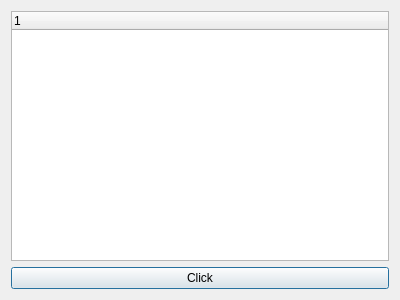
<?xml version="1.0" encoding="UTF-8"?>
<ui version="4.0">
 <class>Dialog</class>
 <widget class="QDialog" name="Dialog">
  <property name="geometry">
   <rect>
    <x>0</x>
    <y>0</y>
    <width>400</width>
    <height>300</height>
   </rect>
  </property>
  <property name="windowTitle">
   <string>Dialog</string>
  </property>
  <layout class="QVBoxLayout" name="verticalLayout">
   <item>
    <widget class="QTreeWidget" name="treeWidget">
     <column>
      <property name="text">
       <string notr="true">1</string>
      </property>
     </column>
    </widget>
   </item>
   <item>
    <widget class="QPushButton" name="pushButton">
     <property name="text">
      <string>Click</string>
     </property>
    </widget>
   </item>
  </layout>
 </widget>
 <layoutdefault spacing="6" margin="11"/>
 <resources/>
 <connections/>
</ui>
